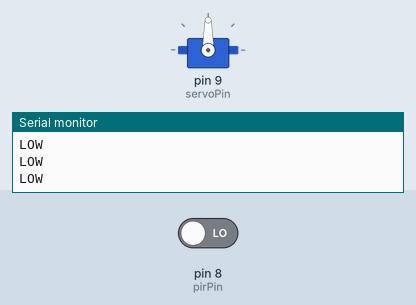
Recording of a sketch running on a simulated Arduino Uno, built with avr-gcc and run on an emulated ATmega328P. Shown: servo, the last lines printed to the serial monitor. The inputs (shaded band) are chosen by the test bench; at power-on: pin 8 (pirPin) LOW.

Above: at 2.8 s.
2.9 s: pin 8 (pirPin) driven HIGH
At 4.1 s:
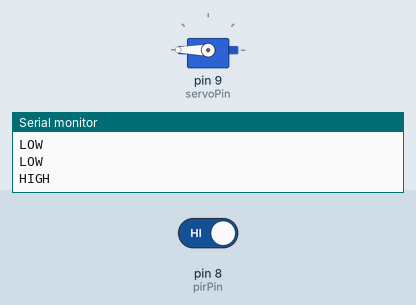
6.5 s: pin 8 (pirPin) driven LOW
At 7.5 s:
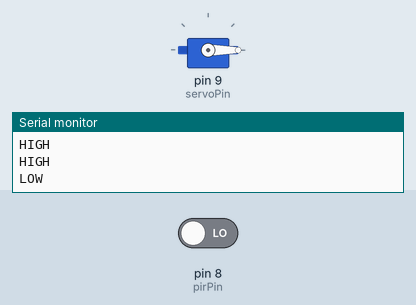
Timing chart, 0 to 9.5 s (numbered marks = the images above; inputs shaded):
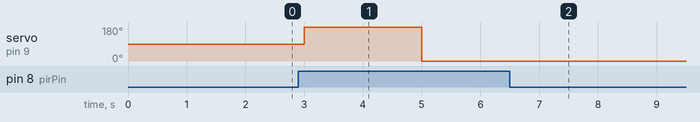

The sketch:

Lab_3.1.ino
```cpp
#include <Servo.h>

#define pirPin 8
#define servoPin 9 // сигнальный провод от серво на порт 9

Servo myservo;
bool serv_angl = false;

void setup() {
  Serial.begin(9600); // Объявляем работу com порта со скоростью 9600
  pinMode(pirPin, INPUT); //Объявляем пин, к которому подключендатчик движения, входом
  myservo.attach(servoPin);
}
void loop() {
  //Считываем значения сдатчика движения. Если обнаружили движение,то транслируем сигналтревоги в монитор порта и включаем светодиод
  int pirVal = digitalRead(pirPin);
  if(pirVal == HIGH)
  {
    //поворачиваем сервопривод на 180 градусов
    if(serv_angl){
        serv_angl = false;
        myservo.write(0);   // поворот на 0 градусов
    }
    else{
        serv_angl = true;
        myservo.write(180); // поворот на 180 градусов
    }

    Serial.print("HIGH\n");

    delay(2000);
  } else
  {
    Serial.print("LOW\n");
    delay(1000);
  }
}
```

Measured:
- after the input at 2.9 s, servo on pin 9 (servoPin): 90° → 180° after 0.10 s, → 0° 2.0 s later
- after the input at 6.5 s, servo on pin 9 (servoPin): stops changing and stays 0°
